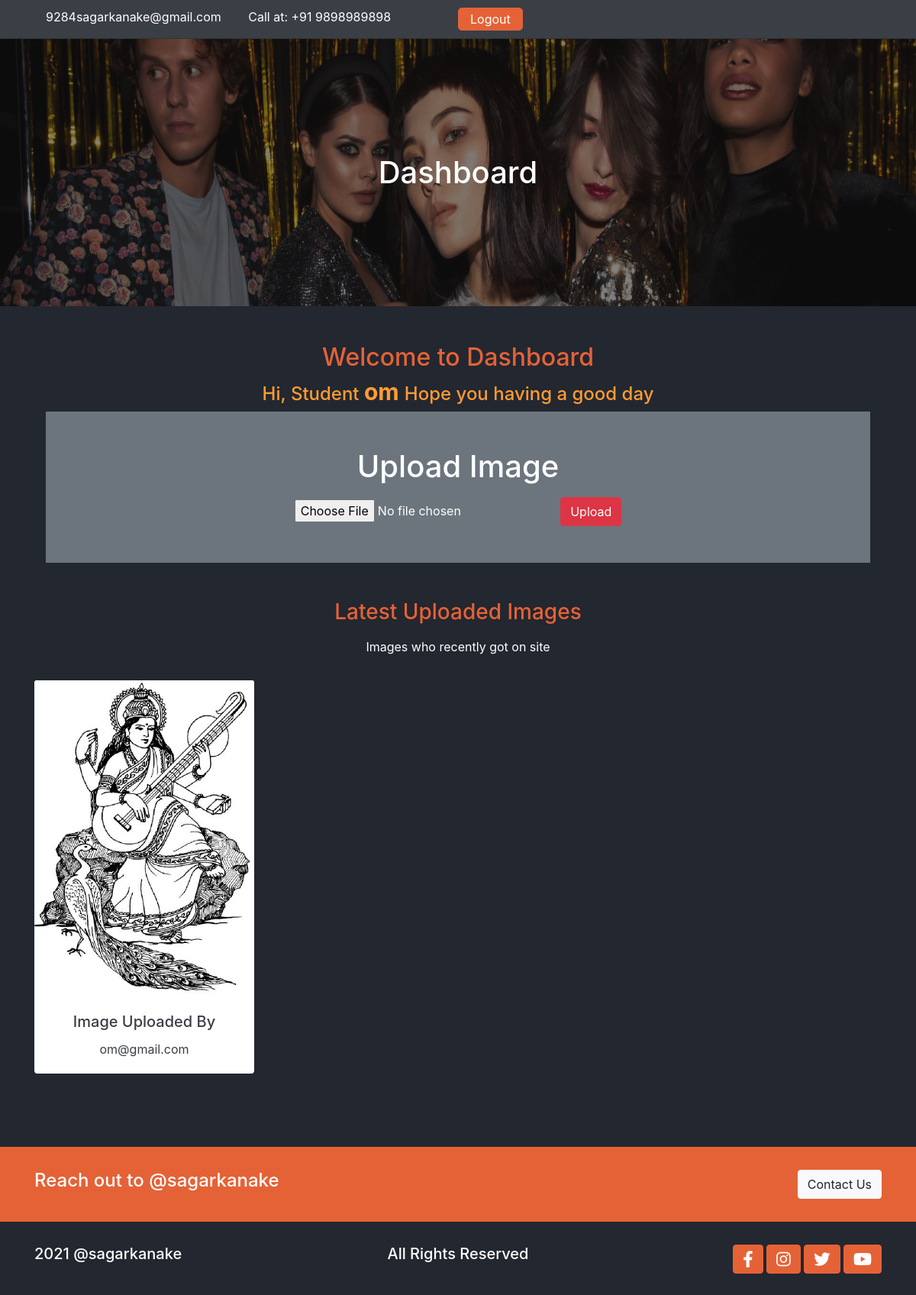
Page /studentdashboard (signed in) on the earlier database version.
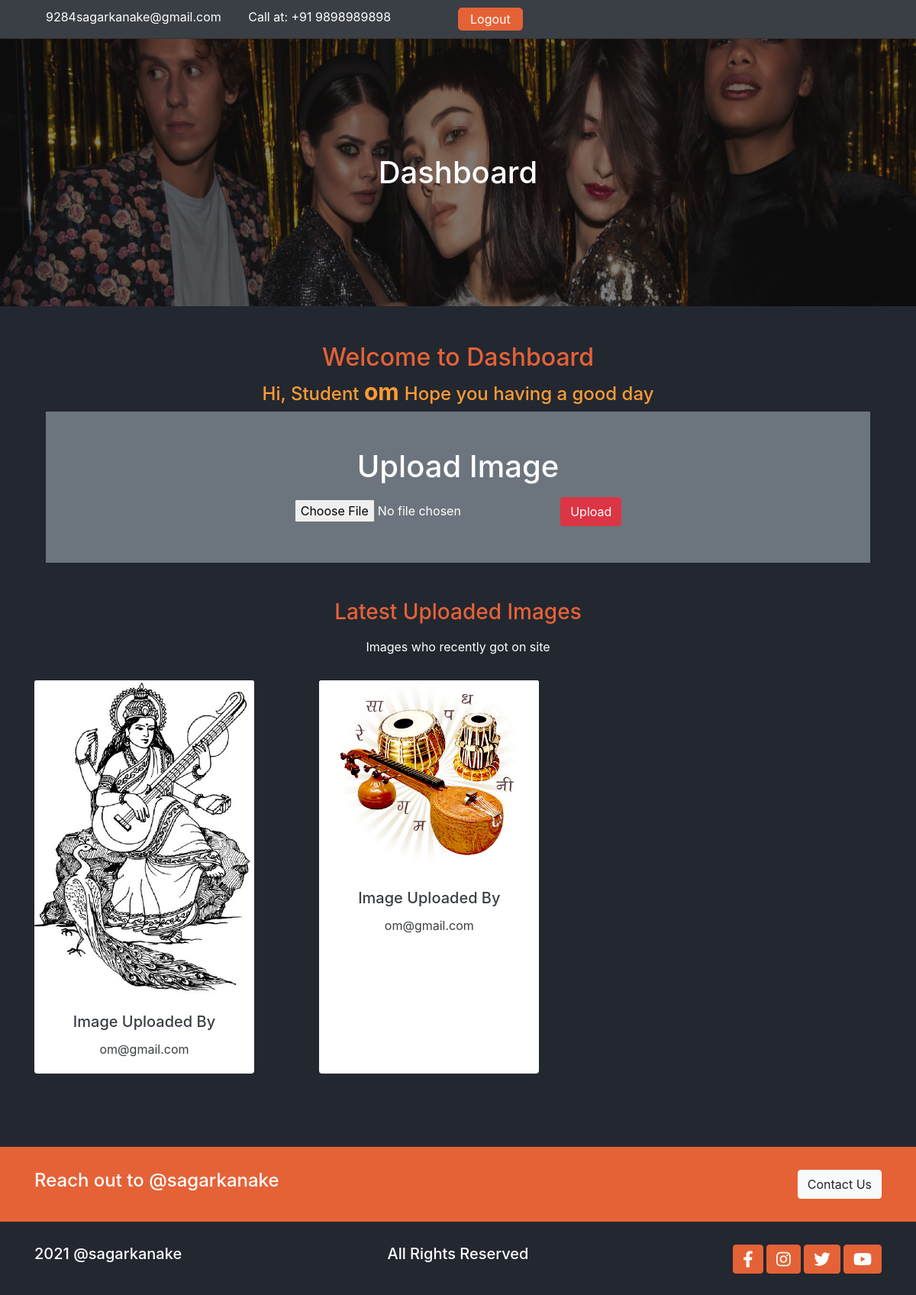
Same page on the later database version.
### accounts/models.py (models this page shows)
class Image(models.Model):
    user = models.ForeignKey(CustomUser, on_delete= models.CASCADE, related_name='user')
    photo = models.ImageField(upload_to=user_directory_path)
    date = models.DateTimeField(auto_now_add=True)

class CustomUser(AbstractUser):
    username = models.CharField(_('Username'),max_length=50,blank=True, unique=True)
    email = models.EmailField(_('email address'), unique=True)
    phone_number = models.CharField(max_length=12,unique=True, blank=True)
    is_student = models.BooleanField(default= False)
    is_teacher = models.BooleanField(default= False)
    is_admin = models.BooleanField(default = False)
    created_date = models.DateTimeField(default=datetime.now, blank=True)
    USERNAME_FIELD = 'email'
    REQUIRED_FIELDS = []
    objects = CustomUserManager()

### accounts/views.py (the view, shortened to what this page needs)
# urls.py: path('studentdashboard', views.studentdashboard, name= 'studentdashboard'),
@login_required(login_url='login')
def studentdashboard(request):
        name = request.user
        ex = CustomUser.objects.get(email=name)
        username = ex.first_name
        students = Image.objects.filter(user=request.user)
        data = {
            'students' : students,
            'username' : username,
        }
        return render(request, 'accounts/studentdashboard.html' , data )

### templates/accounts/studentdashboard.html (shortened to what this page needs)
{% extends 'base.html' %}
{% load static %}
{% block content %}
<main class="contact-us">
    <div class="banner">
      <img src="{% static './assets/images/bg-banner.png' %}" alt="" class="img-fluid w-100">
      <h1 class="text-center">
        Dashboard
      </h1>
    </div>
    <section class="container mt-5">
      <h2 class="text-center">Welcome to Dashboard</h2>
      <h4 class="text-center text-white-50">
        <font color="FF9C33"><p style="display:inline">Hi, Student <b> <font color="FF9C33" style="font-size:30px" >{{username}} </font> </b>Hope you having a good day </p>
      </font>
      </h4>
      <div class = "container " >
        <div class = "py-5 text-center bg-secondary text-white">
        <h1 class = "mb-3"> Upload Image </h1>
        <form action = "{% url 'studentdashboard' %}" method = "POST" enctype="multipart/form-data"   >
          <input type = "file" name = "image">
          <input type= "submit" class = "btn btn-danger" value= "Upload">
        </form>
      </div>
      </div>
    </section>
    <section class="container mt-5 mb-5">
      <h3 class="text-center">Latest Uploaded Images</h3>
      <p class="pt-2 pb-3 text-center">Images who recently got on site</p>
      <div class="tubers grid">
        {% for student in students %}
        <div class="card border-0 text-center">
          <div>
            <img src="{{ student.photo.url }} " class="card-img-top" alt="team-member">
          </div>
          <div class="card-body">
            <h5 class="card-title">Image Uploaded By </h5>
            <p class="card-text">{{ student.user }}</p>
          </div>
        </div>
       {% endfor %}
      </div>
    </section>
  </main>
{% endblock %}

Differences in the rows shown:
added Image: photo (picture), user "om@gmail.com"
